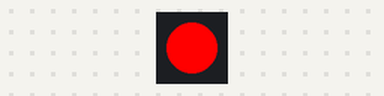
This sketch was run on a simulated ESP8266 (NodeMCU). On the bench: 1 RGB LEDs in strip order, left to right. Dim RGB values are drawn brighter than linear; random numbers use the default seed unless the sketch sets one.

Above: at 0.1 s.
At 9.1 s:
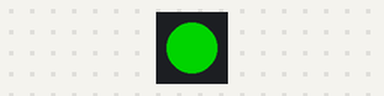
At 18.1 s:
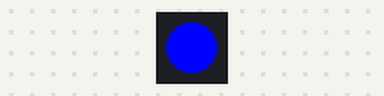
At 39.1 s:
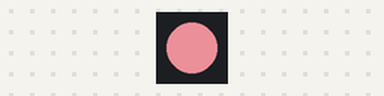
Timing chart, 0 to 40.0 s (numbered marks = the images above):
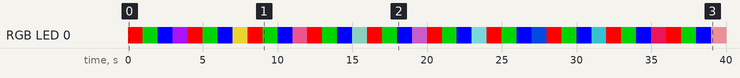

The sketch:

Neopixel.ino
```cpp
#include <FastLED.h>
#define NUM_LEDS 1     //Number of RGB LED beads
#define DATA_PIN D8    //The pin for controlling RGB LED
#define LED_TYPE NEOPIXEL    //RGB LED strip type
CRGB leds[NUM_LEDS];    //Instantiate RGB LED

void setup() {
    FastLED.addLeds<LED_TYPE, DATA_PIN>(leds, NUM_LEDS);     //Initialize RGB LED
}

void loop() {
  leds[0] = CRGB::Red;     //LED shows red light
  FastLED.show();
  delay(1000);
  leds[0] = CRGB::Green;    //LED shows green light
  FastLED.show();
  delay(1000);
  leds[0] = CRGB::Blue;     // LED shows blue light
  FastLED.show();
  delay(1000);
  leds[0] = CRGB(random(0,255),random(0,255),random(0,255));    // LED shows a randomly mixed color
  FastLED.show();
  delay(1000);
}
```

Measured:
- by itself, RGB LED 0: off → RGB(255, 0, 0) at 0.00 s, → RGB(0, 128, 0) 1.0 s later, → RGB(0, 0, 255) 1.0 s later, → RGB(158, 19, 232) 1.0 s later, … (40 changes in this stretch)
